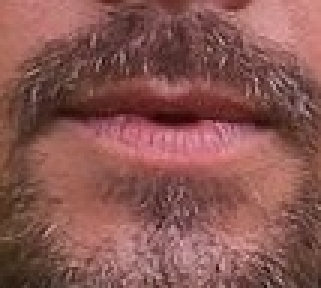
#> input picture dataset_yawn/no yawn/2783.jpg, 107 x 96 px (shown 3 times larger)
$ python -i image_processing.py   (imports and definitions only)
#> lines starting #> are read from the running program, lines starting #| are printed output that depends on the picture
#> further down, picture is the input picture: shape (96, 107, 3); mean B, G, R 81.8, 86.4, 136.5
import cv2
import numpy as np
class ImageEnhancer:
    def __init__(self):

        self.clahe = cv2.createCLAHE(clipLimit=2.0, tileGridSize=(8, 8))
    def enhance(self, frame):

        lab = cv2.cvtColor(frame, cv2.COLOR_BGR2LAB)
#> lab: shape (96, 107, 3); mean of channels 0, 1, 2 106.9, 148.1, 139.5


        l, a, b = cv2.split(lab)
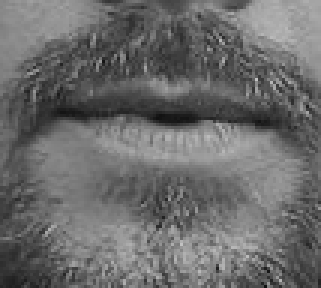
#> l: shape (96, 107) (shown 3 times larger); min 16, max 194, mean 106.9
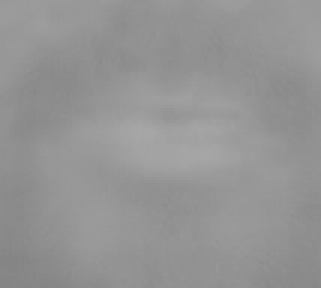
#> a: shape (96, 107) (shown 3 times larger); min 132, max 167, mean 148.1
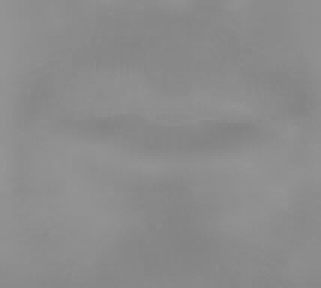
#> b: shape (96, 107) (shown 3 times larger); min 129, max 149, mean 139.5

        cl = self.clahe.apply(l)
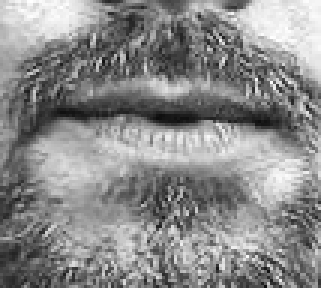
#> cl: shape (96, 107) (shown 3 times larger); min 13, max 255, mean 138.2

        limg = cv2.merge((cl, a, b))
#> limg: shape (96, 107, 3); mean of channels 0, 1, 2 138.2, 148.1, 139.5


        enhanced_frame = cv2.cvtColor(limg, cv2.COLOR_LAB2BGR)
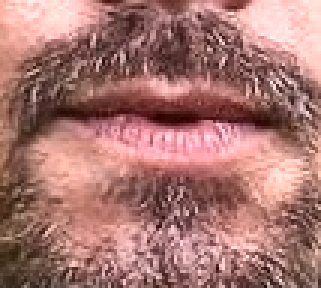
#> enhanced_frame: shape (96, 107, 3) (shown 3 times larger); mean B, G, R 112.7, 118.1, 168.2

        return enhanced_frame

>>> import cv2
>>> picture = cv2.imread('dataset_yawn/no yawn/2783.jpg')
>>> result = ImageEnhancer().enhance(picture)

$ run again, on dataset_yawn/no yawn/2819.jpg
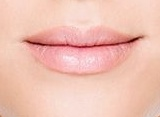
#> input picture dataset_yawn/no yawn/2819.jpg, 160 x 117 px
#> picture is the input picture: shape (117, 160, 3); mean B, G, R 179.3, 192.9, 239.6
#> lab: shape (117, 160, 3); mean of channels 0, 1, 2 208.7, 142.8, 141.4
#> in enhance, `cl = self.clahe.apply(l)`:
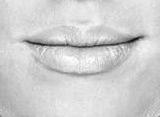
#> cl: shape (117, 160); min 15, max 255, mean 207.4
#> limg: shape (117, 160, 3); mean of channels 0, 1, 2 207.4, 142.8, 141.4
#> in enhance, `enhanced_frame = cv2.cvtColor(limg, cv2.COLOR_LAB2BGR)`:
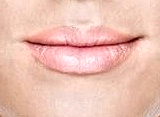
#> enhanced_frame: shape (117, 160, 3); mean B, G, R 178.1, 191.8, 237.2

$ run again, on dataset_yawn/no yawn/2940.jpg
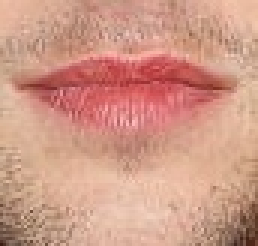
#> input picture dataset_yawn/no yawn/2940.jpg, 86 x 82 px (shown 3 times larger)
#> picture is the input picture: shape (82, 86, 3); mean B, G, R 134.9, 153.1, 207.6
#> lab: shape (82, 86, 3); mean of channels 0, 1, 2 173.7, 146, 146
#> in enhance, `cl = self.clahe.apply(l)`:
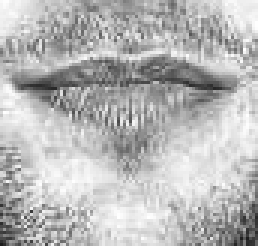
#> cl: shape (82, 86) (shown 3 times larger); min 28, max 255, mean 183.8
#> limg: shape (82, 86, 3); mean of channels 0, 1, 2 183.8, 146, 146
#> in enhance, `enhanced_frame = cv2.cvtColor(limg, cv2.COLOR_LAB2BGR)`:
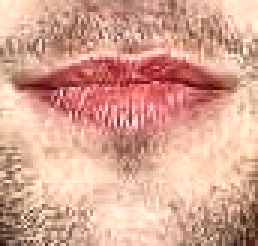
#> enhanced_frame: shape (82, 86, 3) (shown 3 times larger); mean B, G, R 146.1, 164.6, 216.4

$ run again, on dataset_yawn/no yawn/3019.jpg
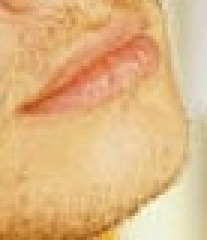
#> input picture dataset_yawn/no yawn/3019.jpg, 69 x 80 px (shown 3 times larger)
#> picture is the input picture: shape (80, 69, 3); mean B, G, R 131.1, 182.7, 223.6
#> lab: shape (80, 69, 3); mean of channels 0, 1, 2 196.2, 136.5, 160.1
#> in enhance, `cl = self.clahe.apply(l)`:
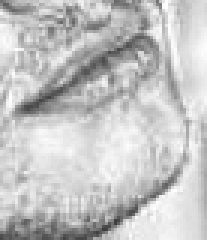
#> cl: shape (80, 69) (shown 3 times larger); min 60, max 255, mean 195.4
#> limg: shape (80, 69, 3); mean of channels 0, 1, 2 195.4, 136.5, 160.1
#> in enhance, `enhanced_frame = cv2.cvtColor(limg, cv2.COLOR_LAB2BGR)`:
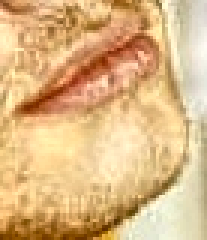
#> enhanced_frame: shape (80, 69, 3) (shown 3 times larger); mean B, G, R 131, 182.7, 221.4
